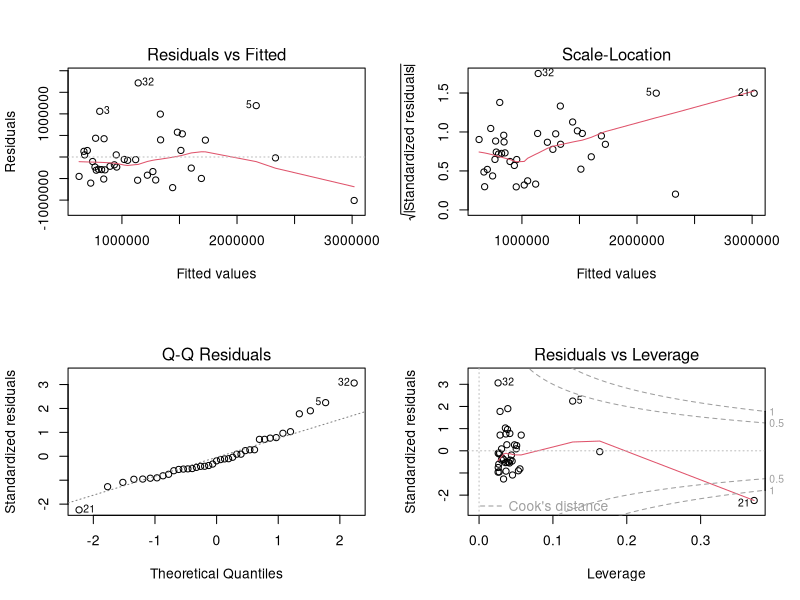
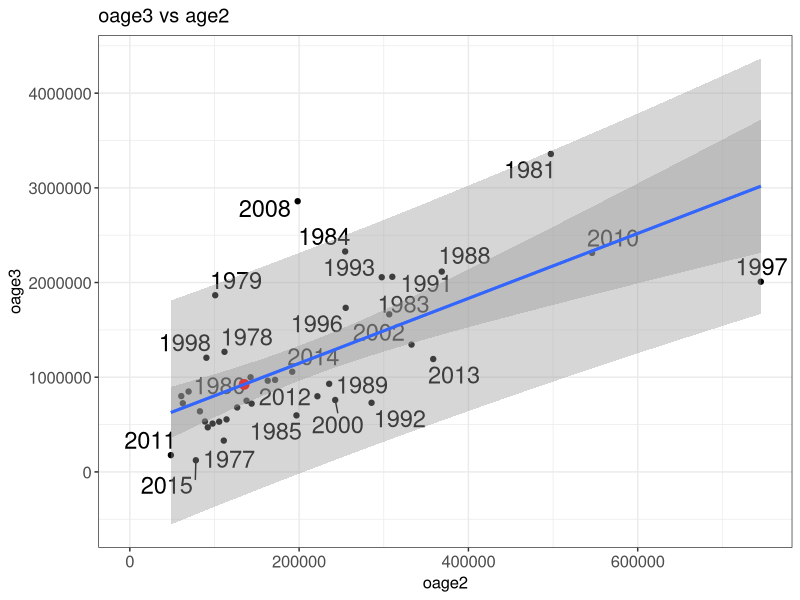
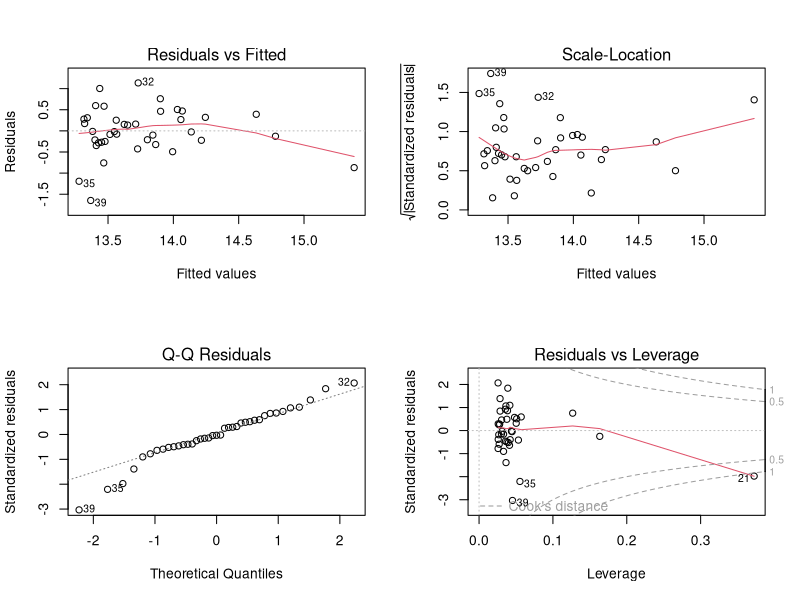
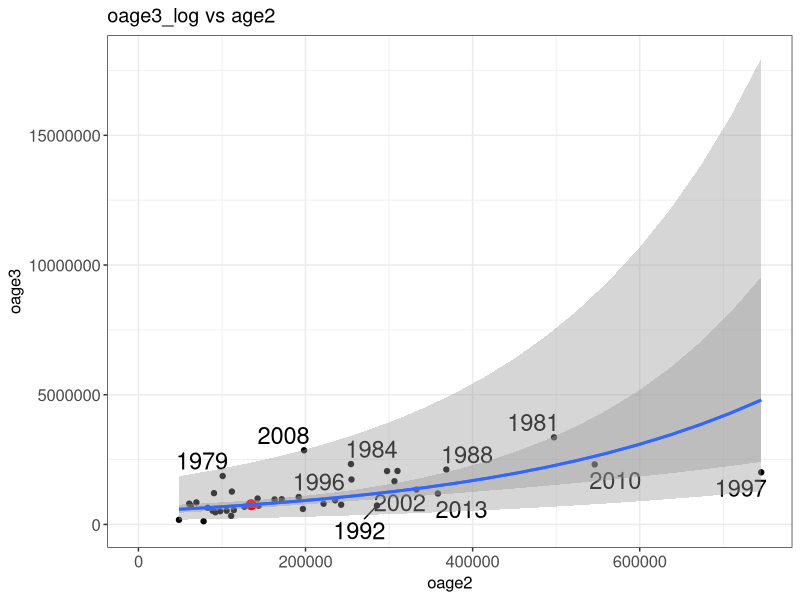
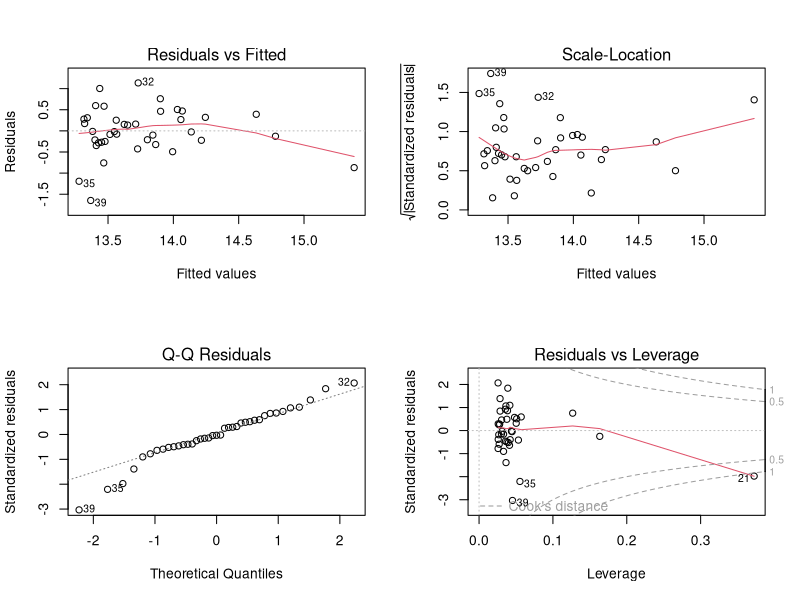
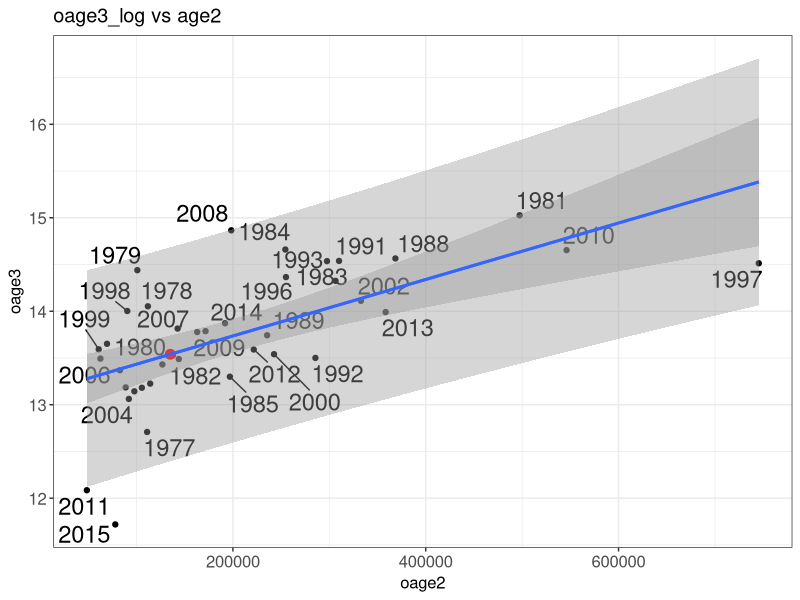
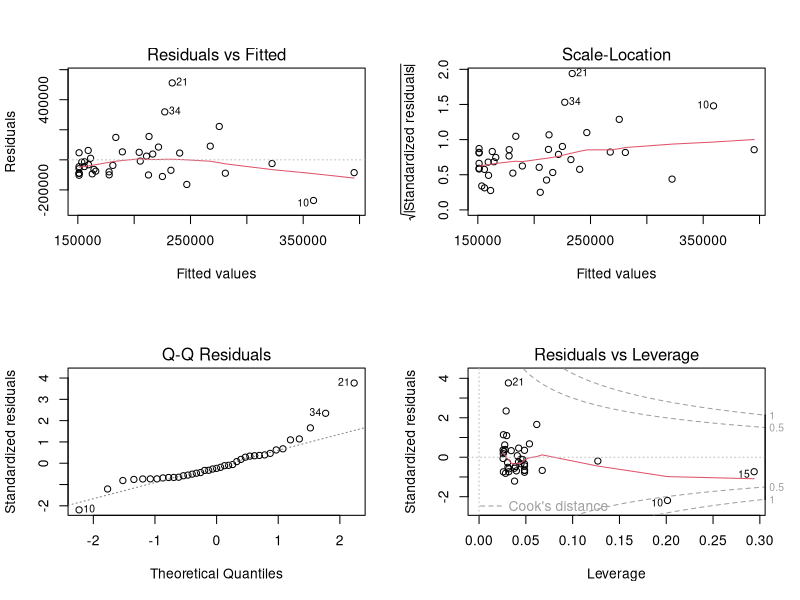
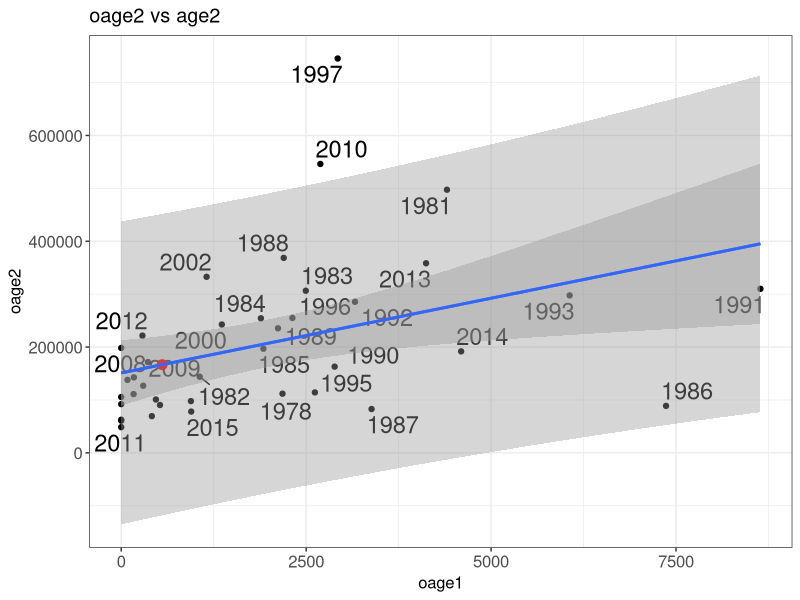

Write the R code that produced these figures, in order.
# notes ----
# chigkik forecast
# sarah.power@alaska.gov
# 11/06/2018

# load ----
library(tidyverse)
library(lubridate)
library(ggrepel)
library(broom)#for cleaning up data, used in predction
library(caret)#used for cross validation 
library(here)
options(scipen=999)

# data ----
chig <- read_csv('data/Chignik Early_Run2019fx.csv') %>%
  select(-oage5, -Total) %>%
  filter(outmigration_year >= 1977 & outmigration_year < 2016) %>%
  mutate(oage2_log = log(oage2),
         oage3_log = log(oage3))

# analysis ----
oage1_median <- median(chig$oage1, na.rm = TRUE) 
oage4_median <- median(chig$oage4, na.rm = TRUE)

# model for ocean age 3 (oage3)
oage3_model_1 <- lm(oage3 ~ oage2, data = chig)
#preds_oage3_model_1 <- evaluate_model(oage3_model_1, data = chig)
layout(matrix(c(1,2,3,4),2,2))
plot(oage3_model_1)
summary(oage3_model_1) # show results
r2 = format(summary(oage3_model_1)$r.squared, digits = 3)
RSS <- c(crossprod(oage3_model_1$residuals))
MSE <- RSS / length(oage3_model_1$residuals)
(RMSE <- sqrt(MSE))

#use to plot the new predicted point on the graph
new_data <- data.frame(oage2=  135057.48) #put in 2016 year oage2 *Note need to automate this

newpoint <- broom::augment(oage3_model_1, newdata = new_data)
(pred <- predict(oage3_model_1, newdata = new_data, interval = "prediction", level = 0.95))
lwr <- pred[2]
upr <- pred[3]
predict(oage3_model_1, newdata = new_data, interval = "confidence", level = 0.95)

#Use to make 95% CI and PI 
minoage2 <- round(min(chig$oage2, na.rm = TRUE),0)
maxoage2 <- round(max(chig$oage2, na.rm = TRUE),0)
predx <- data.frame(oage2 = seq(from = minoage2, to = maxoage2, by = (maxoage2-minoage2)/19))

# ... confidence interval
conf.int <- cbind(predx, predict(oage3_model_1, newdata = predx, interval = "confidence", level = 0.95))

# ... prediction interval
pred.int <- cbind(predx, predict(oage3_model_1, newdata = predx, interval = "prediction", level = 0.95))

m <- oage3_model_1
#Add text to the graph
lm_eqn <- function(df){
  m <- lm(oage3 ~ oage2, df);
  eq <- substitute(italic(oage3) == a + b %.% italic(oage2)*","~~italic(r)^2~"="~r2, 
                   list(a = format(coef(m)[1], digits = 2), 
                        b = format(coef(m)[2], digits = 2), 
                        r2 = format(summary(m)$r.squared, digits = 3)))
  as.character(as.expression(eq));                 
}

lm_eqn(chig)
# 
g.pred <- ggplot(pred.int, aes(x = oage2, y = fit)) +
  geom_point(data = chig, aes(x = oage2, y = oage3)) + #plots all the points
  geom_text_repel(data = chig, aes(x = oage2, y = oage3, label = outmigration_year), size = 6) +
  geom_smooth(data = pred.int, aes(ymin = lwr, ymax = upr), stat = "identity") + # prediction interval
  geom_point(data = newpoint, aes(y = .fitted), size = 3, color = "red") + # adds this years new point
  #geom_text(data = newpoint, aes(x = oage2, y = .fitted, label = round(.fitted, 0 )), adj = 1, size = 6) +  
  geom_text(data = newpoint, aes(x = oage2, y = .fitted, label = "2017"), adj = 6) +  
  geom_smooth(data = conf.int, aes(ymin = lwr, ymax = upr), stat = "identity") + #confidence interval
  #geom_text(x = 5, y = 75000, label = lm_eqn(chig), parse = TRUE, adj = 0, size = 10) +
  expand_limits(y=c(0 , 80000)) +
  expand_limits(x=c(0 , 50)) + #export, save copy to clip board 1400 X 1200 for power point & 850 x 550 for document.
  theme_bw() +
  theme(text = element_text(size=12), axis.text.x = element_text(size = 12), axis.text.y = element_text(size = 12)) +
  xlab("oage2") +
  ylab("oage3") +
  ggtitle("oage3 vs age2")

g.pred  

#Repeated K- fold Cross validation

# define training control 
train_control <- trainControl(method="repeatedcv", number=10, repeats=4)
#I used number of K-folds = 4 since I have 4*5 = 210 is lose to the 20 years of data I have

# train the model
model <- train(oage3 ~ oage2, data=chig, trControl=train_control, method="lm")
# summarize results
print(model) #get full model RMSE (Root Mean Square Error)

oage3_pred <- predict(model, chig) # necessary step to get training RMSE
postResample(pred = oage3_pred, obs = chig$oage3) #To get training RMSE
#Compare training RMSE to (full) RMSE




# log models

# model for ocean age 3 (oage3)
oage3_log_model_1 <- lm(oage3_log ~ oage2, data = chig)
#preds_oage3_log_model_1 <- evaluate_model(oage3_log_model_1, data = chig)
layout(matrix(c(1,2,3,4),2,2))
plot(oage3_log_model_1)
summary(oage3_log_model_1) # show results
r2 = format(summary(oage3_log_model_1)$r.squared, digits = 3)
RSS <- c(crossprod(oage3_log_model_1$residuals))
MSE <- RSS / length(oage3_log_model_1$residuals)
(RMSE <- sqrt(MSE))

#use to plot the new predicted point on the graph
new_data <- data.frame(oage2=  135057.48) #put in 2016 year oage2 *Note need to automate this

newpoint <- broom::augment(oage3_log_model_1, newdata = new_data)
(pred <- predict(oage3_log_model_1, newdata = new_data, interval = "prediction", level = 0.95))
pred <- exp(pred)
lwr <- pred[2]
upr <- pred[3]
exp(predict(oage3_log_model_1, newdata = new_data, interval = "confidence", level = 0.95))

#Use to make 95% CI and PI 
minoage2 <- round(min(chig$oage2, na.rm = TRUE),0)
maxoage2 <- round(max(chig$oage2, na.rm = TRUE),0)
predx <- data.frame(oage2 = seq(from = minoage2, to = maxoage2, by = (maxoage2-minoage2)/19))

# ... confidence interval
conf.int <- cbind(predx, exp(predict(oage3_log_model_1, newdata = predx, interval = "confidence", level = 0.95)))

# ... prediction interval
pred.int <- cbind(predx, exp(predict(oage3_log_model_1, newdata = predx, interval = "prediction", level = 0.95)))

m <- oage3_log_model_1
#Add text to the graph
lm_eqn <- function(df){
  m <- lm(oage3_log ~ oage2, df);
  eq <- substitute(italic(oage3_log) == a + b %.% italic(oage2)*","~~italic(r)^2~"="~r2, 
                   list(a = format(coef(m)[1], digits = 2), 
                        b = format(coef(m)[2], digits = 2), 
                        r2 = format(summary(m)$r.squared, digits = 3)))
  as.character(as.expression(eq));                 
}

lm_eqn(chig)
# 
g.pred <- ggplot(pred.int, aes(x = oage2, y = fit)) +
  geom_point(data = chig, aes(x = oage2, y = oage3)) + #plots all the points
  geom_text_repel(data = chig, aes(x = oage2, y = oage3, label = outmigration_year), size = 6) +
  geom_smooth(data = pred.int, aes(ymin = lwr, ymax = upr), stat = "identity") + # prediction interval
  geom_point(data = newpoint, aes(y = exp(.fitted)), size = 3, color = "red") + # adds this years new point
  #geom_text(data = newpoint, aes(x = oage2, y = .fitted, label = round(.fitted, 0 )), adj = 1, size = 6) +  
  geom_text(data = newpoint, aes(x = oage2, y = .fitted, label = "2017"), adj = 6) +  
  geom_smooth(data = conf.int, aes(ymin = lwr, ymax = upr), stat = "identity") + #confidence interval
  #geom_text(x = 5, y = 75000, label = lm_eqn(chig), parse = TRUE, adj = 0, size = 10) +
  expand_limits(y=c(0 , 80000)) +
  expand_limits(x=c(0 , 50)) + #export, save copy to clip board 1400 X 1200 for power point & 850 x 550 for document.
  theme_bw() +
  theme(text = element_text(size=12), axis.text.x = element_text(size = 12), axis.text.y = element_text(size = 12)) +
  xlab("oage2") +
  ylab("oage3") +
  ggtitle("oage3_log vs age2")

g.pred  

#Repeated K- fold Cross validation

# define training control 
train_control <- trainControl(method="repeatedcv", number=10, repeats=4)
#I used number of K-folds = 4 since I have 4*5 = 210 is lose to the 20 years of data I have

# train the model
model <- train(oage3_log ~ oage2, data=chig, trControl=train_control, method="lm")
# summarize results
print(model) #get full model RMSE (Root Mean Square Error)

oage3_log_pred <- predict(model, chig) # necessary step to get training RMSE
postResample(pred = oage3_log_pred, obs = chig$oage3_log) #To get training RMSE
#Compare training RMSE to (full) RMSE


#######################################
#log model with results/graph in log scale
oage3_log_model_1 <- lm(oage3_log ~ oage2, data = chig)
#preds_oage3_log_model_1 <- evaluate_model(oage3_log_model_1, data = chig)
layout(matrix(c(1,2,3,4),2,2))
plot(oage3_log_model_1)
summary(oage3_log_model_1) # show results
r2 = format(summary(oage3_log_model_1)$r.squared, digits = 3)
RSS <- c(crossprod(oage3_log_model_1$residuals))
MSE <- RSS / length(oage3_log_model_1$residuals)
(RMSE <- sqrt(MSE))

#use to plot the new predicted point on the graph
new_data <- data.frame(oage2=  135057.48) #put in 2016 year oage2 *Note need to automate this

newpoint <- broom::augment(oage3_log_model_1, newdata = new_data)
(pred <- predict(oage3_log_model_1, newdata = new_data, interval = "prediction", level = 0.95))
#pred <- exp(pred)
lwr <- pred[2]
upr <- pred[3]
predict(oage3_log_model_1, newdata = new_data, interval = "confidence", level = 0.95)

#Use to make 95% CI and PI 
minoage2 <- round(min(chig$oage2, na.rm = TRUE),0)
maxoage2 <- round(max(chig$oage2, na.rm = TRUE),0)
predx <- data.frame(oage2 = seq(from = minoage2, to = maxoage2, by = (maxoage2-minoage2)/19))

# ... confidence interval
conf.int <- cbind(predx, predict(oage3_log_model_1, newdata = predx, interval = "confidence", level = 0.95))

# ... prediction interval
pred.int <- cbind(predx, predict(oage3_log_model_1, newdata = predx, interval = "prediction", level = 0.95))

m <- oage3_log_model_1
#Add text to the graph
lm_eqn <- function(df){
  m <- lm(oage3_log ~ oage2, df);
  eq <- substitute(italic(oage3_log) == a + b %.% italic(oage2)*","~~italic(r)^2~"="~r2, 
                   list(a = format(coef(m)[1], digits = 2), 
                        b = format(coef(m)[2], digits = 2), 
                        r2 = format(summary(m)$r.squared, digits = 3)))
  as.character(as.expression(eq));                 
}

lm_eqn(chig)
# 
g.pred <- ggplot(pred.int, aes(x = oage2, y = fit)) +
  geom_point(data = chig, aes(x = oage2, y = oage3_log)) + #plots all the points
  geom_text_repel(data = chig, aes(x = oage2, y = oage3_log, label = outmigration_year), size = 6) +
  geom_smooth(data = pred.int, aes(ymin = lwr, ymax = upr), stat = "identity") + # prediction interval
  geom_point(data = newpoint, aes(y = .fitted), size = 3, color = "red") + # adds this years new point
  #geom_text(data = newpoint, aes(x = oage2, y = .fitted, label = round(.fitted, 0 )), adj = 1, size = 6) +  
  geom_text(data = newpoint, aes(x = oage2, y = .fitted, label = "2017"), adj = 6) +  
  geom_smooth(data = conf.int, aes(ymin = lwr, ymax = upr), stat = "identity") + #confidence interval
  #geom_text(x = 5, y = 75000, label = lm_eqn(chig), parse = TRUE, adj = 0, size = 10) +
  #expand_limits(y=c(0 , 80000)) +
  #expand_limits(x=c(0 , 50)) + #export, save copy to clip board 1400 X 1200 for power point & 850 x 550 for document.
  theme_bw() +
  theme(text = element_text(size=12), axis.text.x = element_text(size = 12), axis.text.y = element_text(size = 12)) +
  xlab("oage2") +
  ylab("oage3") +
  ggtitle("oage3_log vs age2")

g.pred  

#Repeated K- fold Cross validation

# define training control 
train_control <- trainControl(method="repeatedcv", number=10, repeats=4)
#I used number of K-folds = 4 since I have 4*5 = 210 is lose to the 20 years of data I have

# train the model
model <- train(oage3_log ~ oage2, data=chig, trControl=train_control, method="lm")
# summarize results
print(model) #get full model RMSE (Root Mean Square Error)

oage3_log_pred <- predict(model, chig) # necessary step to get training RMSE
postResample(pred = oage3_log_pred, obs = chig$oage3_log) #To get training RMSE
#Compare training RMSE to (full) RMSE

############################################
# Now do the same for age2 regressed on age1 
# model for ocean age 3 (oage2)
oage2_model_1 <- lm(oage2 ~ oage1, data = chig)
#preds_oage2_model_1 <- evaluate_model(oage2_model_1, data = chig)
layout(matrix(c(1,2,3,4),2,2))
plot(oage2_model_1)
summary(oage2_model_1) # show results
r2 = format(summary(oage2_model_1)$r.squared, digits = 3)
RSS <- c(crossprod(oage2_model_1$residuals))
MSE <- RSS / length(oage2_model_1$residuals)
(RMSE <- sqrt(MSE))

#use to plot the new predicted point on the graph
new_data <- data.frame(oage1= 553.69615 ) #put in 2017 year oage1 *Note need to automate this

newpoint <- broom::augment(oage2_model_1, newdata = new_data)
(pred <- predict(oage2_model_1, newdata = new_data, interval = "prediction", level = 0.95))
lwr <- pred[2]
upr <- pred[3]
predict(oage2_model_1, newdata = new_data, interval = "confidence", level = 0.95)

#Use to make 95% CI and PI 
minoage1 <- round(min(chig$oage1, na.rm = TRUE),0)
maxoage1 <- round(max(chig$oage1, na.rm = TRUE),0)
predx <- data.frame(oage1 = seq(from = minoage1, to = maxoage1, by = (maxoage1-minoage1)/19))

# ... confidence interval
conf.int <- cbind(predx, predict(oage2_model_1, newdata = predx, interval = "confidence", level = 0.95))

# ... prediction interval
pred.int <- cbind(predx, predict(oage2_model_1, newdata = predx, interval = "prediction", level = 0.95))

m <- oage2_model_1
#Add text to the graph
lm_eqn <- function(df){
  m <- lm(oage2 ~ oage1, df);
  eq <- substitute(italic(oage2) == a + b %.% italic(oage1)*","~~italic(r)^2~"="~r2, 
                   list(a = format(coef(m)[1], digits = 2), 
                        b = format(coef(m)[2], digits = 2), 
                        r2 = format(summary(m)$r.squared, digits = 3)))
  as.character(as.expression(eq));                 
}

lm_eqn(chig)
# 
g.pred <- ggplot(pred.int, aes(x = oage1, y = fit)) +
  geom_point(data = chig, aes(x = oage1, y = oage2)) + #plots all the points
  geom_text_repel(data = chig, aes(x = oage1, y = oage2, label = outmigration_year), size = 6) +
  geom_smooth(data = pred.int, aes(ymin = lwr, ymax = upr), stat = "identity") + # prediction interval
  geom_point(data = newpoint, aes(y = .fitted), size = 3, color = "red") + # adds this years new point
  #geom_text(data = newpoint, aes(x = oage1, y = .fitted, label = round(.fitted, 0 )), adj = 1, size = 6) +  
  geom_text(data = newpoint, aes(x = oage1, y = .fitted, label = "2017"), adj = 6) +  
  geom_smooth(data = conf.int, aes(ymin = lwr, ymax = upr), stat = "identity") + #confidence interval
  #geom_text(x = 5, y = 75000, label = lm_eqn(chig), parse = TRUE, adj = 0, size = 10) +
  expand_limits(y=c(0 , 80000)) +
  expand_limits(x=c(0 , 50)) + #export, save copy to clip board 1400 X 1200 for power point & 850 x 550 for document.
  theme_bw() +
  theme(text = element_text(size=12), axis.text.x = element_text(size = 12), axis.text.y = element_text(size = 12)) +
  xlab("oage1") +
  ylab("oage2") +
  ggtitle("oage2 vs age2")

g.pred  

#Repeated K- fold Cross validation

# define training control 
train_control <- trainControl(method="repeatedcv", number=10, repeats=4)
#I used number of K-folds = 4 since I have 4*5 = 210 is lose to the 20 years of data I have

# train the model
model <- train(oage2 ~ oage1, data=chig, trControl=train_control, method="lm")
# summarize results
print(model) #get full model RMSE (Root Mean Square Error)

oage2_pred <- predict(model, chig) # necessary step to get training RMSE
postResample(pred = oage2_pred, obs = chig$oage2) #To get training RMSE
#Compare training RMSE to (full) RMSE




# log models

# model for ocean age 2 (oage2)
oage2_log_model_1 <- lm(oage2_log ~ oage1, data = chig)
#preds_oage2_log_model_1 <- evaluate_model(oage2_log_model_1, data = chig)
layout(matrix(c(1,2,3,4),2,2))
plot(oage2_log_model_1)
summary(oage2_log_model_1) # show results
r2 = format(summary(oage2_log_model_1)$r.squared, digits = 3)
RSS <- c(crossprod(oage2_log_model_1$residuals))
MSE <- RSS / length(oage2_log_model_1$residuals)
(RMSE <- sqrt(MSE))

#use to plot the new predicted point on the graph
new_data <- data.frame(oage1=  553.69615) #put in 2016 year oage1 *Note need to automate this

newpoint <- broom::augment(oage2_log_model_1, newdata = new_data)
(pred <- predict(oage2_log_model_1, newdata = new_data, interval = "prediction", level = 0.95))
pred <- exp(pred)
lwr <- pred[2]
upr <- pred[3]
exp(predict(oage2_log_model_1, newdata = new_data, interval = "confidence", level = 0.95))

#Use to make 95% CI and PI 
minoage1 <- round(min(chig$oage1, na.rm = TRUE),0)
maxoage1 <- round(max(chig$oage1, na.rm = TRUE),0)
predx <- data.frame(oage1 = seq(from = minoage1, to = maxoage1, by = (maxoage1-minoage1)/19))

# ... confidence interval
conf.int <- cbind(predx, exp(predict(oage2_log_model_1, newdata = predx, interval = "confidence", level = 0.95)))

# ... prediction interval
pred.int <- cbind(predx, exp(predict(oage2_log_model_1, newdata = predx, interval = "prediction", level = 0.95)))

m <- oage2_log_model_1
#Add text to the graph
lm_eqn <- function(df){
  m <- lm(oage2_log ~ oage1, df);
  eq <- substitute(italic(oage2_log) == a + b %.% italic(oage1)*","~~italic(r)^2~"="~r2, 
                   list(a = format(coef(m)[1], digits = 2), 
                        b = format(coef(m)[2], digits = 2), 
                        r2 = format(summary(m)$r.squared, digits = 3)))
  as.character(as.expression(eq));                 
}

lm_eqn(chig)
# 
g.pred <- ggplot(pred.int, aes(x = oage1, y = fit)) +
  geom_point(data = chig, aes(x = oage1, y = oage2)) + #plots all the points
  geom_text_repel(data = chig, aes(x = oage1, y = oage2, label = outmigration_year), size = 6) +
  geom_smooth(data = pred.int, aes(ymin = lwr, ymax = upr), stat = "identity") + # prediction interval
  geom_point(data = newpoint, aes(y = exp(.fitted)), size = 3, color = "red") + # adds this years new point
  #geom_text(data = newpoint, aes(x = oage1, y = .fitted, label = round(.fitted, 0 )), adj = 1, size = 6) +  
  geom_text(data = newpoint, aes(x = oage1, y = .fitted, label = "2017"), adj = 6) +  
  geom_smooth(data = conf.int, aes(ymin = lwr, ymax = upr), stat = "identity") + #confidence interval
  #geom_text(x = 5, y = 75000, label = lm_eqn(chig), parse = TRUE, adj = 0, size = 10) +
  expand_limits(y=c(0 , 80000)) +
  expand_limits(x=c(0 , 50)) + #export, save copy to clip board 1400 X 1200 for power point & 850 x 550 for document.
  theme_bw() +
  theme(text = element_text(size=12), axis.text.x = element_text(size = 12), axis.text.y = element_text(size = 12)) +
  xlab("oage1") +
  ylab("oage2") +
  ggtitle("oage2_log vs age2")

g.pred  

#Repeated K- fold Cross validation

# define training control 
train_control <- trainControl(method="repeatedcv", number=10, repeats=4)
#I used number of K-folds = 4 since I have 4*5 = 210 is lose to the 20 years of data I have

# train the model
model <- train(oage2_log ~ oage1, data=chig, trControl=train_control, method="lm")
# summarize results
print(model) #get full model RMSE (Root Mean Square Error)

oage2_log_pred <- predict(model, chig) # necessary step to get training RMSE
postResample(pred = oage2_log_pred, obs = chig$oage2_log) #To get training RMSE
#Compare training RMSE to (full) RMSE


#######################################
#log model with results/graph in log scale
oage2_log_model_1 <- lm(oage2_log ~ oage1, data = chig)
#preds_oage2_log_model_1 <- evaluate_model(oage2_log_model_1, data = chig)
layout(matrix(c(1,2,3,4),2,2))
plot(oage2_log_model_1)
summary(oage2_log_model_1) # show results
r2 = format(summary(oage2_log_model_1)$r.squared, digits = 3)
RSS <- c(crossprod(oage2_log_model_1$residuals))
MSE <- RSS / length(oage2_log_model_1$residuals)
(RMSE <- sqrt(MSE))

#use to plot the new predicted point on the graph
new_data <- data.frame(oage1=  553.69615) #put in 2016 year oage1 *Note need to automate this

newpoint <- broom::augment(oage2_log_model_1, newdata = new_data)
(pred <- predict(oage2_log_model_1, newdata = new_data, interval = "prediction", level = 0.95))
#pred <- exp(pred)
lwr <- pred[2]
upr <- pred[3]
predict(oage2_log_model_1, newdata = new_data, interval = "confidence", level = 0.95)

#Use to make 95% CI and PI 
minoage1 <- round(min(chig$oage1, na.rm = TRUE),0)
maxoage1 <- round(max(chig$oage1, na.rm = TRUE),0)
predx <- data.frame(oage1 = seq(from = minoage1, to = maxoage1, by = (maxoage1-minoage1)/19))

# ... confidence interval
conf.int <- cbind(predx, predict(oage2_log_model_1, newdata = predx, interval = "confidence", level = 0.95))

# ... prediction interval
pred.int <- cbind(predx, predict(oage2_log_model_1, newdata = predx, interval = "prediction", level = 0.95))

m <- oage2_log_model_1
#Add text to the graph
lm_eqn <- function(df){
  m <- lm(oage2_log ~ oage1, df);
  eq <- substitute(italic(oage2_log) == a + b %.% italic(oage1)*","~~italic(r)^2~"="~r2, 
                   list(a = format(coef(m)[1], digits = 2), 
                        b = format(coef(m)[2], digits = 2), 
                        r2 = format(summary(m)$r.squared, digits = 3)))
  as.character(as.expression(eq));                 
}

lm_eqn(chig)
# 
g.pred <- ggplot(pred.int, aes(x = oage1, y = fit)) +
  geom_point(data = chig, aes(x = oage1, y = oage2_log)) + #plots all the points
  geom_text_repel(data = chig, aes(x = oage1, y = oage2_log, label = outmigration_year), size = 6) +
  geom_smooth(data = pred.int, aes(ymin = lwr, ymax = upr), stat = "identity") + # prediction interval
  geom_point(data = newpoint, aes(y = .fitted), size = 3, color = "red") + # adds this years new point
  #geom_text(data = newpoint, aes(x = oage1, y = .fitted, label = round(.fitted, 0 )), adj = 1, size = 6) +  
  geom_text(data = newpoint, aes(x = oage1, y = .fitted, label = "2017"), adj = 6) +  
  geom_smooth(data = conf.int, aes(ymin = lwr, ymax = upr), stat = "identity") + #confidence interval
  #geom_text(x = 5, y = 75000, label = lm_eqn(chig), parse = TRUE, adj = 0, size = 10) +
  #expand_limits(y=c(0 , 80000)) +
  #expand_limits(x=c(0 , 50)) + #export, save copy to clip board 1400 X 1200 for power point & 850 x 550 for document.
  theme_bw() +
  theme(text = element_text(size=12), axis.text.x = element_text(size = 12), axis.text.y = element_text(size = 12)) +
  xlab("oage1") +
  ylab("oage2") +
  ggtitle("oage2_log vs age2")

g.pred  

#Repeated K- fold Cross validation

# define training control 
train_control <- trainControl(method="repeatedcv", number=10, repeats=4)
#I used number of K-folds = 4 since I have 4*5 = 210 is lose to the 20 years of data I have

# train the model
model <- train(oage2_log ~ oage1, data=chig, trControl=train_control, method="lm")
# summarize results
print(model) #get full model RMSE (Root Mean Square Error)

oage2_log_pred <- predict(model, chig) # necessary step to get training RMSE
postResample(pred = oage2_log_pred, obs = chig$oage2_log) #To get training RMSE
